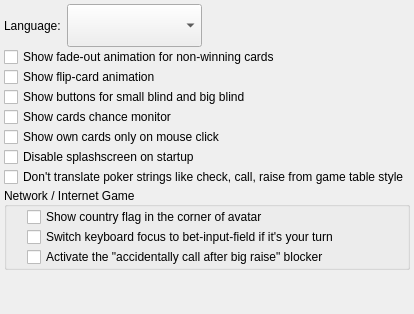
       <widget class="QWidget" name="page">
        <layout class="QGridLayout" name="gridLayout_8">
         <property name="margin">
          <number>4</number>
         </property>
         <property name="spacing">
          <number>0</number>
         </property>
         <item row="0" column="0">
          <layout class="QHBoxLayout">
           <property name="spacing">
            <number>6</number>
           </property>
           <item>
            <widget class="QLabel" name="label_14">
             <property name="styleSheet">
              <string notr="true"/>
             </property>
             <property name="text">
              <string>Language:</string>
             </property>
             <property name="buddy">
              <cstring>comboBox_switchLanguage</cstring>
             </property>
            </widget>
           </item>
           <item>
            <widget class="QComboBox" name="comboBox_switchLanguage">
             <property name="styleSheet">
              <string notr="true">QObject {font: 30px}</string>
             </property>
            </widget>
           </item>
           <item>
            <spacer>
             <property name="orientation">
              <enum>Qt::Horizontal</enum>
             </property>
             <property name="sizeHint" stdset="0">
              <size>
               <width>40</width>
               <height>20</height>
              </size>
             </property>
            </spacer>
           </item>
          </layout>
         </item>
         <item row="1" column="0">
          <layout class="QGridLayout" name="gridLayout_7">
           <item row="0" column="0" colspan="2">
            <widget class="QCheckBox" name="checkBox_showFadeOutCardsAnimation">
             <property name="text">
              <string>Show fade-out animation for non-winning cards</string>
             </property>
            </widget>
           </item>
           <item row="2" column="0" colspan="2">
            <widget class="QCheckBox" name="checkBox_showBlindButtons">
             <property name="text">
              <string>Show buttons for small blind and big blind</string>
             </property>
            </widget>
           </item>
           <item row="6" column="0" colspan="2">
            <widget class="QCheckBox" name="checkBox_dontTranslatePokerStrings">
             <property name="text">
              <string>Don't translate poker strings like check, call, raise from game table style</string>
             </property>
            </widget>
           </item>
           <item row="3" column="0" colspan="2">
            <widget class="QCheckBox" name="checkBox_cardsChanceMonitor">
             <property name="text">
              <string>Show cards chance monitor</string>
             </property>
            </widget>
           </item>
           <item row="4" column="0" colspan="2">
            <widget class="QCheckBox" name="checkBox_antiPeekMode">
             <property name="text">
              <string>Show own cards only on mouse click</string>
             </property>
            </widget>
           </item>
           <item row="5" column="0" colspan="2">
            <widget class="QCheckBox" name="checkBox_disableSplashscreen">
             <property name="text">
              <string>Disable splashscreen on startup</string>
             </property>
            </widget>
           </item>
           <item row="1" column="0" colspan="2">
            <widget class="QCheckBox" name="checkBox_showFlipCardsAnimation">
             <property name="text">
              <string>Show flip-card animation</string>
             </property>
            </widget>
           </item>
          </layout>
         </item>
         <item row="2" column="0">
          <widget class="QGroupBox" name="groupBox_5">
           <property name="title">
            <string>Network / Internet Game</string>
           </property>
           <property name="alignment">
            <set>Qt::AlignLeading|Qt::AlignLeft|Qt::AlignVCenter</set>
           </property>
           <layout class="QGridLayout">
            <property name="leftMargin">
             <number>20</number>
            </property>
            <property name="topMargin">
             <number>0</number>
            </property>
            <property name="rightMargin">
             <number>0</number>
            </property>
            <property name="bottomMargin">
             <number>0</number>
            </property>
            <property name="spacing">
             <number>0</number>
            </property>
            <item row="2" column="0">
             <widget class="QCheckBox" name="checkBox_enableBetInputFocusSwitch">
              <property name="text">
               <string>Switch keyboard focus to bet-input-field if it's your turn</string>
              </property>
             </widget>
            </item>
            <item row="1" column="0">
             <widget class="QCheckBox" name="checkBox_showCountryFlagInAvatar">
              <property name="text">
               <string>Show country flag in the corner of avatar</string>
              </property>
             </widget>
            </item>
            <item row="3" column="0">
             <widget class="QCheckBox" name="checkBox_enableAccidentallyCallBlocker">
              <property name="text">
               <string>Activate the &quot;accidentally call after big raise&quot; blocker</string>
              </property>
             </widget>
            </item>
           </layout>
          </widget>
         </item>
         <item row="3" column="0">
          <spacer name="verticalSpacer_2">
           <property name="orientation">
            <enum>Qt::Vertical</enum>
           </property>
           <property name="sizeHint" stdset="0">
            <size>
             <width>20</width>
             <height>40</height>
            </size>
           </property>
          </spacer>
         </item>
        </layout>
       </widget>
